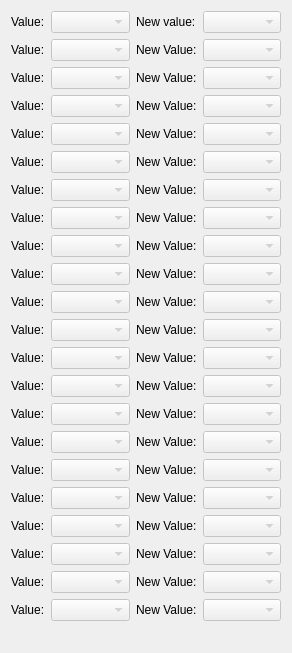
     <widget class="QWidget" name="scrollAreaWidgetContents">
      <property name="geometry">
       <rect>
        <x>0</x>
        <y>0</y>
        <width>292</width>
        <height>653</height>
       </rect>
      </property>
      <layout class="QGridLayout" name="gridLayout_2">
       <item row="14" column="2">
        <widget class="QLabel" name="label_36">
         <property name="text">
          <string>&lt;html&gt;&lt;head/&gt;&lt;body&gt;&lt;p&gt;New Value:&lt;/p&gt;&lt;/body&gt;&lt;/html&gt;</string>
         </property>
        </widget>
       </item>
       <item row="11" column="3">
        <widget class="QComboBox" name="comboBoxNew12">
         <property name="enabled">
          <bool>false</bool>
         </property>
        </widget>
       </item>
       <item row="11" column="0">
        <widget class="QLabel" name="CBlabel3_15">
         <property name="text">
          <string>&lt;html&gt;&lt;head/&gt;&lt;body&gt;&lt;p&gt;Value:&lt;/p&gt;&lt;/body&gt;&lt;/html&gt;</string>
         </property>
        </widget>
       </item>
       <item row="20" column="0">
        <widget class="QLabel" name="CBlabel3_18">
         <property name="text">
          <string>&lt;html&gt;&lt;head/&gt;&lt;body&gt;&lt;p&gt;Value:&lt;/p&gt;&lt;/body&gt;&lt;/html&gt;</string>
         </property>
        </widget>
       </item>
       <item row="16" column="1">
        <widget class="QComboBox" name="comboBoxClass17">
         <property name="enabled">
          <bool>false</bool>
         </property>
         <property name="editable">
          <bool>false</bool>
         </property>
        </widget>
       </item>
       <item row="16" column="0">
        <widget class="QLabel" name="CBlabel3_24">
         <property name="text">
          <string>&lt;html&gt;&lt;head/&gt;&lt;body&gt;&lt;p&gt;Value:&lt;/p&gt;&lt;/body&gt;&lt;/html&gt;</string>
         </property>
        </widget>
       </item>
       <item row="0" column="3">
        <widget class="QComboBox" name="comboBoxNew1">
         <property name="enabled">
          <bool>false</bool>
         </property>
         <property name="sizePolicy">
          <sizepolicy hsizetype="Expanding" vsizetype="Fixed">
           <horstretch>0</horstretch>
           <verstretch>0</verstretch>
          </sizepolicy>
         </property>
        </widget>
       </item>
       <item row="21" column="2">
        <widget class="QLabel" name="label_43">
         <property name="text">
          <string>&lt;html&gt;&lt;head/&gt;&lt;body&gt;&lt;p&gt;New Value:&lt;/p&gt;&lt;/body&gt;&lt;/html&gt;</string>
         </property>
        </widget>
       </item>
       <item row="5" column="1">
        <widget class="QComboBox" name="comboBoxClass6">
         <property name="enabled">
          <bool>false</bool>
         </property>
         <property name="editable">
          <bool>false</bool>
         </property>
        </widget>
       </item>
       <item row="6" column="0">
        <widget class="QLabel" name="CBlabel3_10">
         <property name="text">
          <string>&lt;html&gt;&lt;head/&gt;&lt;body&gt;&lt;p&gt;Value:&lt;/p&gt;&lt;/body&gt;&lt;/html&gt;</string>
         </property>
        </widget>
       </item>
       <item row="17" column="2">
        <widget class="QLabel" name="label_39">
         <property name="text">
          <string>&lt;html&gt;&lt;head/&gt;&lt;body&gt;&lt;p&gt;New Value:&lt;/p&gt;&lt;/body&gt;&lt;/html&gt;</string>
         </property>
        </widget>
       </item>
       <item row="17" column="3">
        <widget class="QComboBox" name="comboBoxNew18">
         <property name="enabled">
          <bool>false</bool>
         </property>
        </widget>
       </item>
       <item row="6" column="1">
        <widget class="QComboBox" name="comboBoxClass7">
         <property name="enabled">
          <bool>false</bool>
         </property>
         <property name="editable">
          <bool>false</bool>
         </property>
        </widget>
       </item>
       <item row="4" column="1">
        <widget class="QComboBox" name="comboBoxClass5">
         <property name="enabled">
          <bool>false</bool>
         </property>
         <property name="editable">
          <bool>false</bool>
         </property>
        </widget>
       </item>
       <item row="9" column="0">
        <widget class="QLabel" name="CBlabel3_13">
         <property name="text">
          <string>&lt;html&gt;&lt;head/&gt;&lt;body&gt;&lt;p&gt;Value:&lt;/p&gt;&lt;/body&gt;&lt;/html&gt;</string>
         </property>
        </widget>
       </item>
       <item row="5" column="0">
        <widget class="QLabel" name="CBlabel3_9">
         <property name="text">
          <string>&lt;html&gt;&lt;head/&gt;&lt;body&gt;&lt;p&gt;Value:&lt;/p&gt;&lt;/body&gt;&lt;/html&gt;</string>
         </property>
        </widget>
       </item>
       <item row="7" column="3">
        <widget class="QComboBox" name="comboBoxNew8">
         <property name="enabled">
          <bool>false</bool>
         </property>
        </widget>
       </item>
       <item row="15" column="2">
        <widget class="QLabel" name="label_37">
         <property name="text">
          <string>&lt;html&gt;&lt;head/&gt;&lt;body&gt;&lt;p&gt;New Value:&lt;/p&gt;&lt;/body&gt;&lt;/html&gt;</string>
         </property>
        </widget>
       </item>
       <item row="7" column="1">
        <widget class="QComboBox" name="comboBoxClass8">
         <property name="enabled">
          <bool>false</bool>
         </property>
         <property name="editable">
          <bool>false</bool>
         </property>
        </widget>
       </item>
       <item row="12" column="0">
        <widget class="QLabel" name="CBlabel3_16">
         <property name="text">
          <string>&lt;html&gt;&lt;head/&gt;&lt;body&gt;&lt;p&gt;Value:&lt;/p&gt;&lt;/body&gt;&lt;/html&gt;</string>
         </property>
        </widget>
       </item>
       <item row="18" column="2">
        <widget class="QLabel" name="label_40">
         <property name="text">
          <string>&lt;html&gt;&lt;head/&gt;&lt;body&gt;&lt;p&gt;New Value:&lt;/p&gt;&lt;/body&gt;&lt;/html&gt;</string>
         </property>
        </widget>
       </item>
       <item row="1" column="1">
        <widget class="QComboBox" name="comboBoxClass2">
         <property name="enabled">
          <bool>false</bool>
         </property>
         <property name="editable">
          <bool>false</bool>
         </property>
        </widget>
       </item>
       <item row="19" column="2">
        <widget class="QLabel" name="label_41">
         <property name="text">
          <string>&lt;html&gt;&lt;head/&gt;&lt;body&gt;&lt;p&gt;New Value:&lt;/p&gt;&lt;/body&gt;&lt;/html&gt;</string>
         </property>
        </widget>
       </item>
       <item row="1" column="0">
        <widget class="QLabel" name="CBlabel3_5">
         <property name="text">
          <string>&lt;html&gt;&lt;head/&gt;&lt;body&gt;&lt;p&gt;Value:&lt;/p&gt;&lt;/body&gt;&lt;/html&gt;</string>
         </property>
        </widget>
       </item>
       <item row="15" column="0">
        <widget class="QLabel" name="CBlabel3_25">
         <property name="text">
          <string>&lt;html&gt;&lt;head/&gt;&lt;body&gt;&lt;p&gt;Value:&lt;/p&gt;&lt;/body&gt;&lt;/html&gt;</string>
         </property>
        </widget>
       </item>
       <item row="8" column="2">
        <widget class="QLabel" name="label_31">
         <property name="text">
          <string>&lt;html&gt;&lt;head/&gt;&lt;body&gt;&lt;p&gt;New Value:&lt;/p&gt;&lt;/body&gt;&lt;/html&gt;</string>
         </property>
        </widget>
       </item>
       <item row="17" column="1">
        <widget class="QComboBox" name="comboBoxClass18">
         <property name="enabled">
          <bool>false</bool>
         </property>
         <property name="editable">
          <bool>false</bool>
         </property>
        </widget>
       </item>
       <item row="8" column="1">
        <widget class="QComboBox" name="comboBoxClass9">
         <property name="enabled">
          <bool>false</bool>
         </property>
         <property name="editable">
          <bool>false</bool>
         </property>
        </widget>
       </item>
       <item row="18" column="0">
        <widget class="QLabel" name="CBlabel3_21">
         <property name="text">
          <string>&lt;html&gt;&lt;head/&gt;&lt;body&gt;&lt;p&gt;Value:&lt;/p&gt;&lt;/body&gt;&lt;/html&gt;</string>
         </property>
        </widget>
       </item>
       <item row="19" column="3">
        <widget class="QComboBox" name="comboBoxNew20">
         <property name="enabled">
          <bool>false</bool>
         </property>
        </widget>
       </item>
       <item row="2" column="1">
        <widget class="QComboBox" name="comboBoxClass3">
         <property name="enabled">
          <bool>false</bool>
         </property>
         <property name="editable">
          <bool>false</bool>
         </property>
        </widget>
       </item>
       <item row="10" column="1">
        <widget class="QComboBox" name="comboBoxClass11">
         <property name="enabled">
          <bool>false</bool>
         </property>
         <property name="editable">
          <bool>false</bool>
         </property>
        </widget>
       </item>
       <item row="16" column="3">
        <widget class="QComboBox" name="comboBoxNew17">
         <property name="enabled">
          <bool>false</bool>
         </property>
        </widget>
       </item>
       <item row="15" column="3">
        <widget class="QComboBox" name="comboBoxNew16">
         <property name="enabled">
          <bool>false</bool>
         </property>
        </widget>
       </item>
       <item row="4" column="3">
        <widget class="QComboBox" name="comboBoxNew5">
         <property name="enabled">
          <bool>false</bool>
         </property>
        </widget>
       </item>
       <item row="17" column="0">
        <widget class="QLabel" name="CBlabel3_22">
         <property name="text">
          <string>&lt;html&gt;&lt;head/&gt;&lt;body&gt;&lt;p&gt;Value:&lt;/p&gt;&lt;/body&gt;&lt;/html&gt;</string>
         </property>
        </widget>
       </item>
       <item row="5" column="3">
        <widget class="QComboBox" name="comboBoxNew6">
         <property name="enabled">
          <bool>false</bool>
         </property>
        </widget>
       </item>
       <item row="18" column="1">
        <widget class="QComboBox" name="comboBoxClass19">
         <property name="enabled">
          <bool>false</bool>
         </property>
         <property name="editable">
          <bool>false</bool>
         </property>
        </widget>
       </item>
       <item row="5" column="2">
        <widget class="QLabel" name="label_24">
         <property name="text">
          <string>&lt;html&gt;&lt;head/&gt;&lt;body&gt;&lt;p&gt;New Value:&lt;/p&gt;&lt;/body&gt;&lt;/html&gt;</string>
         </property>
        </widget>
       </item>
       <item row="13" column="2">
        <widget class="QLabel" name="label_35">
         <property name="text">
          <string>&lt;html&gt;&lt;head/&gt;&lt;body&gt;&lt;p&gt;New Value:&lt;/p&gt;&lt;/body&gt;&lt;/html&gt;</string>
         </property>
        </widget>
       </item>
       <item row="3" column="3">
        <widget class="QComboBox" name="comboBoxNew4">
         <property name="enabled">
          <bool>false</bool>
         </property>
        </widget>
       </item>
       <item row="2" column="3">
        <widget class="QComboBox" name="comboBoxNew3">
         <property name="enabled">
          <bool>false</bool>
         </property>
        </widget>
       </item>
       <item row="1" column="3">
        <widget class="QComboBox" name="comboBoxNew2">
         <property name="enabled">
          <bool>false</bool>
         </property>
        </widget>
       </item>
       <item row="8" column="0">
        <widget class="QLabel" name="CBlabel3_12">
         <property name="text">
          <string>&lt;html&gt;&lt;head/&gt;&lt;body&gt;&lt;p&gt;Value:&lt;/p&gt;&lt;/body&gt;&lt;/html&gt;</string>
         </property>
        </widget>
       </item>
       <item row="9" column="3">
        <widget class="QComboBox" name="comboBoxNew10">
         <property name="enabled">
          <bool>false</bool>
         </property>
        </widget>
       </item>
       <item row="11" column="1">
        <widget class="QComboBox" name="comboBoxClass12">
         <property name="enabled">
          <bool>false</bool>
         </property>
         <property name="editable">
          <bool>false</bool>
         </property>
        </widget>
       </item>
       <item row="11" column="2">
        <widget class="QLabel" name="label_29">
         <property name="text">
          <string>&lt;html&gt;&lt;head/&gt;&lt;body&gt;&lt;p&gt;New Value:&lt;/p&gt;&lt;/body&gt;&lt;/html&gt;</string>
         </property>
        </widget>
       </item>
       <item row="4" column="0">
        <widget class="QLabel" name="CBlabel3_8">
         <property name="text">
          <string>&lt;html&gt;&lt;head/&gt;&lt;body&gt;&lt;p&gt;Value:&lt;/p&gt;&lt;/body&gt;&lt;/html&gt;</string>
         </property>
        </widget>
       </item>
       <item row="7" column="2">
        <widget class="QLabel" name="label_26">
         <property name="text">
          <string>&lt;html&gt;&lt;head/&gt;&lt;body&gt;&lt;p&gt;New Value:&lt;/p&gt;&lt;/body&gt;&lt;/html&gt;</string>
         </property>
        </widget>
       </item>
       <item row="12" column="1">
        <widget class="QComboBox" name="comboBoxClass13">
         <property name="enabled">
          <bool>false</bool>
         </property>
         <property name="editable">
          <bool>false</bool>
         </property>
        </widget>
       </item>
       <item row="3" column="0">
        <widget class="QLabel" name="CBlabel3_7">
         <property name="text">
          <string>&lt;html&gt;&lt;head/&gt;&lt;body&gt;&lt;p&gt;Value:&lt;/p&gt;&lt;/body&gt;&lt;/html&gt;</string>
         </property>
        </widget>
       </item>
       <item row="0" column="2">
        <widget class="QLabel" name="label_34">
         <property name="text">
          <string>&lt;html&gt;&lt;head/&gt;&lt;body&gt;&lt;p&gt;New value:&lt;/p&gt;&lt;/body&gt;&lt;/html&gt;</string>
         </property>
        </widget>
       </item>
       <item row="10" column="3">
        <widget class="QComboBox" name="comboBoxNew11">
         <property name="enabled">
          <bool>false</bool>
         </property>
        </widget>
       </item>
       <item row="6" column="3">
        <widget class="QComboBox" name="comboBoxNew7">
         <property name="enabled">
          <bool>false</bool>
         </property>
        </widget>
       </item>
       <item row="7" column="0">
        <widget class="QLabel" name="CBlabel3_11">
         <property name="text">
          <string>&lt;html&gt;&lt;head/&gt;&lt;body&gt;&lt;p&gt;Value:&lt;/p&gt;&lt;/body&gt;&lt;/html&gt;</string>
         </property>
        </widget>
       </item>
       <item row="14" column="0">
        <widget class="QLabel" name="CBlabel3_23">
         <property name="text">
          <string>&lt;html&gt;&lt;head/&gt;&lt;body&gt;&lt;p&gt;Value:&lt;/p&gt;&lt;/body&gt;&lt;/html&gt;</string>
         </property>
        </widget>
       </item>
       <item row="3" column="1">
        <widget class="QComboBox" name="comboBoxClass4">
         <property name="enabled">
          <bool>false</bool>
         </property>
         <property name="editable">
          <bool>false</bool>
         </property>
        </widget>
       </item>
       <item row="20" column="2">
        <widget class="QLabel" name="label_42">
         <property name="text">
          <string>&lt;html&gt;&lt;head/&gt;&lt;body&gt;&lt;p&gt;New Value:&lt;/p&gt;&lt;/body&gt;&lt;/html&gt;</string>
         </property>
        </widget>
       </item>
       <item row="6" column="2">
        <widget class="QLabel" name="label_27">
         <property name="text">
          <string>&lt;html&gt;&lt;head/&gt;&lt;body&gt;&lt;p&gt;New Value:&lt;/p&gt;&lt;/body&gt;&lt;/html&gt;</string>
         </property>
        </widget>
       </item>
       <item row="8" column="3">
        <widget class="QComboBox" name="comboBoxNew9">
         <property name="enabled">
          <bool>false</bool>
         </property>
        </widget>
       </item>
       <item row="14" column="1">
        <widget class="QComboBox" name="comboBoxClass15">
         <property name="enabled">
          <bool>false</bool>
         </property>
         <property name="editable">
          <bool>false</bool>
         </property>
        </widget>
       </item>
       <item row="20" column="1">
        <widget class="QComboBox" name="comboBoxClass21">
         <property name="enabled">
          <bool>false</bool>
         </property>
         <property name="editable">
          <bool>false</bool>
         </property>
        </widget>
       </item>
       <item row="0" column="0">
        <widget class="QLabel" name="CBlabel3_4">
         <property name="text">
          <string>&lt;html&gt;&lt;head/&gt;&lt;body&gt;&lt;p&gt;Value:&lt;/p&gt;&lt;/body&gt;&lt;/html&gt;</string>
         </property>
        </widget>
       </item>
       <item row="2" column="2">
        <widget class="QLabel" name="label_23">
         <property name="text">
          <string>&lt;html&gt;&lt;head/&gt;&lt;body&gt;&lt;p&gt;New Value:&lt;/p&gt;&lt;/body&gt;&lt;/html&gt;</string>
         </property>
        </widget>
       </item>
       <item row="20" column="3">
        <widget class="QComboBox" name="comboBoxNew21">
         <property name="enabled">
          <bool>false</bool>
         </property>
        </widget>
       </item>
       <item row="12" column="2">
        <widget class="QLabel" name="label_30">
         <property name="text">
          <string>&lt;html&gt;&lt;head/&gt;&lt;body&gt;&lt;p&gt;New Value:&lt;/p&gt;&lt;/body&gt;&lt;/html&gt;</string>
         </property>
        </widget>
       </item>
       <item row="16" column="2">
        <widget class="QLabel" name="label_38">
         <property name="text">
          <string>&lt;html&gt;&lt;head/&gt;&lt;body&gt;&lt;p&gt;New Value:&lt;/p&gt;&lt;/body&gt;&lt;/html&gt;</string>
         </property>
        </widget>
       </item>
       <item row="9" column="2">
        <widget class="QLabel" name="label_28">
         <property name="text">
          <string>&lt;html&gt;&lt;head/&gt;&lt;body&gt;&lt;p&gt;New Value:&lt;/p&gt;&lt;/body&gt;&lt;/html&gt;</string>
         </property>
        </widget>
       </item>
       <item row="21" column="3">
        <widget class="QComboBox" name="comboBoxNew22">
         <property name="enabled">
          <bool>false</bool>
         </property>
        </widget>
       </item>
       <item row="10" column="2">
        <widget class="QLabel" name="label_32">
         <property name="text">
          <string>&lt;html&gt;&lt;head/&gt;&lt;body&gt;&lt;p&gt;New Value:&lt;/p&gt;&lt;/body&gt;&lt;/html&gt;</string>
         </property>
        </widget>
       </item>
       <item row="19" column="0">
        <widget class="QLabel" name="CBlabel3_20">
         <property name="text">
          <string>&lt;html&gt;&lt;head/&gt;&lt;body&gt;&lt;p&gt;Value:&lt;/p&gt;&lt;/body&gt;&lt;/html&gt;</string>
         </property>
        </widget>
       </item>
       <item row="13" column="3">
        <widget class="QComboBox" name="comboBoxNew14">
         <property name="enabled">
          <bool>false</bool>
         </property>
        </widget>
       </item>
       <item row="21" column="0">
        <widget class="QLabel" name="CBlabel3_19">
         <property name="text">
          <string>&lt;html&gt;&lt;head/&gt;&lt;body&gt;&lt;p&gt;Value:&lt;/p&gt;&lt;/body&gt;&lt;/html&gt;</string>
         </property>
        </widget>
       </item>
       <item row="13" column="1">
        <widget class="QComboBox" name="comboBoxClass14">
         <property name="enabled">
          <bool>false</bool>
         </property>
         <property name="editable">
          <bool>false</bool>
         </property>
        </widget>
       </item>
       <item row="3" column="2">
        <widget class="QLabel" name="label_22">
         <property name="text">
          <string>&lt;html&gt;&lt;head/&gt;&lt;body&gt;&lt;p&gt;New Value:&lt;/p&gt;&lt;/body&gt;&lt;/html&gt;</string>
         </property>
        </widget>
       </item>
       <item row="12" column="3">
        <widget class="QComboBox" name="comboBoxNew13">
         <property name="enabled">
          <bool>false</bool>
         </property>
        </widget>
       </item>
       <item row="19" column="1">
        <widget class="QComboBox" name="comboBoxClass20">
         <property name="enabled">
          <bool>false</bool>
         </property>
         <property name="editable">
          <bool>false</bool>
         </property>
        </widget>
       </item>
       <item row="9" column="1">
        <widget class="QComboBox" name="comboBoxClass10">
         <property name="enabled">
          <bool>false</bool>
         </property>
         <property name="editable">
          <bool>false</bool>
         </property>
        </widget>
       </item>
       <item row="18" column="3">
        <widget class="QComboBox" name="comboBoxNew19">
         <property name="enabled">
          <bool>false</bool>
         </property>
        </widget>
       </item>
       <item row="15" column="1">
        <widget class="QComboBox" name="comboBoxClass16">
         <property name="enabled">
          <bool>false</bool>
         </property>
         <property name="editable">
          <bool>false</bool>
         </property>
        </widget>
       </item>
       <item row="21" column="1">
        <widget class="QComboBox" name="comboBoxClass22">
         <property name="enabled">
          <bool>false</bool>
         </property>
         <property name="editable">
          <bool>false</bool>
         </property>
        </widget>
       </item>
       <item row="10" column="0">
        <widget class="QLabel" name="CBlabel3_14">
         <property name="text">
          <string>&lt;html&gt;&lt;head/&gt;&lt;body&gt;&lt;p&gt;Value:&lt;/p&gt;&lt;/body&gt;&lt;/html&gt;</string>
         </property>
        </widget>
       </item>
       <item row="4" column="2">
        <widget class="QLabel" name="label_25">
         <property name="text">
          <string>&lt;html&gt;&lt;head/&gt;&lt;body&gt;&lt;p&gt;New Value:&lt;/p&gt;&lt;/body&gt;&lt;/html&gt;</string>
         </property>
        </widget>
       </item>
       <item row="13" column="0">
        <widget class="QLabel" name="CBlabel3_17">
         <property name="text">
          <string>&lt;html&gt;&lt;head/&gt;&lt;body&gt;&lt;p&gt;Value:&lt;/p&gt;&lt;/body&gt;&lt;/html&gt;</string>
         </property>
        </widget>
       </item>
       <item row="14" column="3">
        <widget class="QComboBox" name="comboBoxNew15">
         <property name="enabled">
          <bool>false</bool>
         </property>
        </widget>
       </item>
       <item row="0" column="1">
        <widget class="QComboBox" name="comboBoxClass1">
         <property name="enabled">
          <bool>false</bool>
         </property>
         <property name="sizePolicy">
          <sizepolicy hsizetype="Expanding" vsizetype="Fixed">
           <horstretch>0</horstretch>
           <verstretch>0</verstretch>
          </sizepolicy>
         </property>
         <property name="editable">
          <bool>false</bool>
         </property>
        </widget>
       </item>
       <item row="2" column="0">
        <widget class="QLabel" name="CBlabel3_6">
         <property name="text">
          <string>&lt;html&gt;&lt;head/&gt;&lt;body&gt;&lt;p&gt;Value:&lt;/p&gt;&lt;/body&gt;&lt;/html&gt;</string>
         </property>
        </widget>
       </item>
       <item row="1" column="2">
        <widget class="QLabel" name="label_33">
         <property name="text">
          <string>&lt;html&gt;&lt;head/&gt;&lt;body&gt;&lt;p&gt;New Value:&lt;/p&gt;&lt;/body&gt;&lt;/html&gt;</string>
         </property>
        </widget>
       </item>
      </layout>
     </widget>
